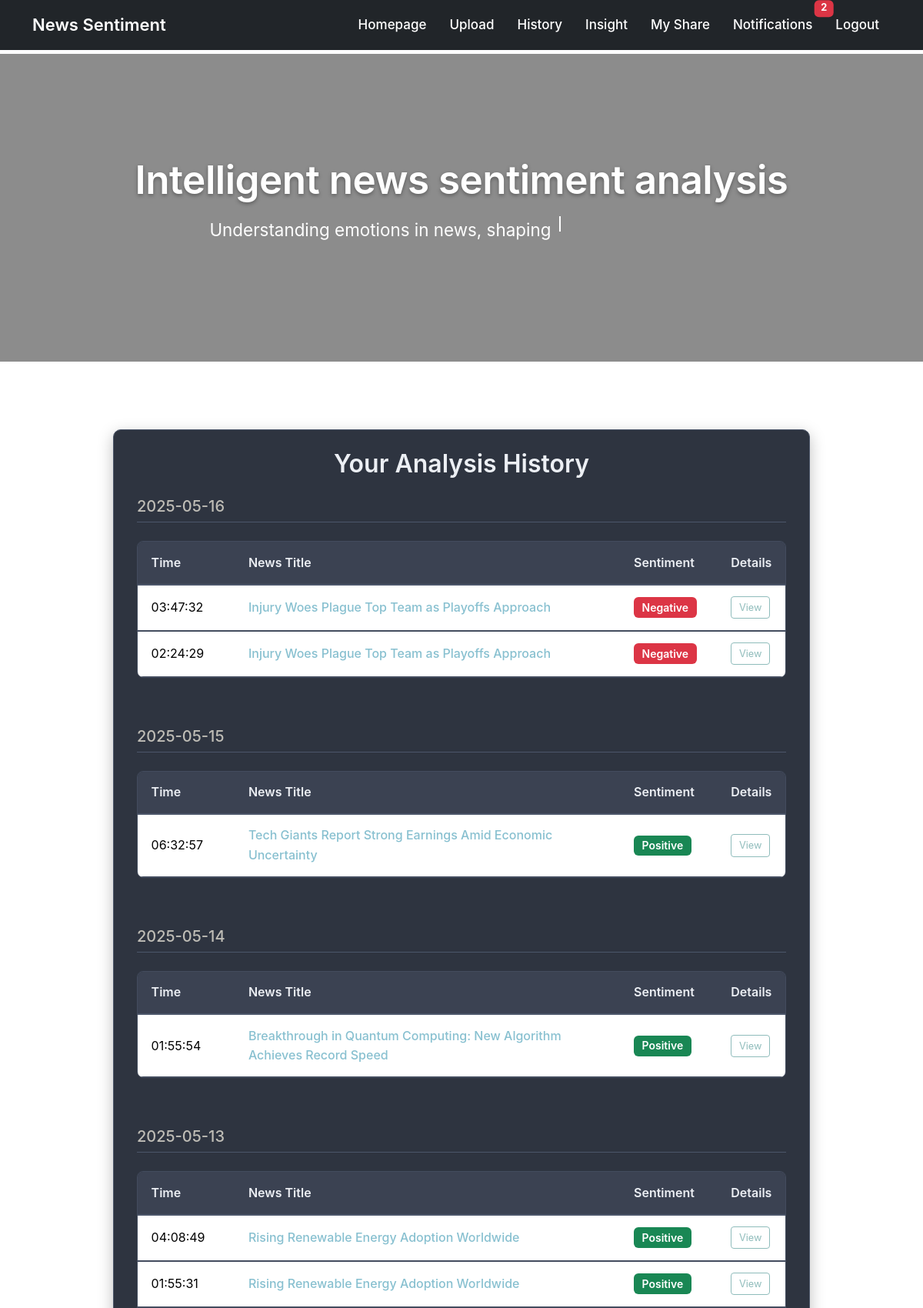
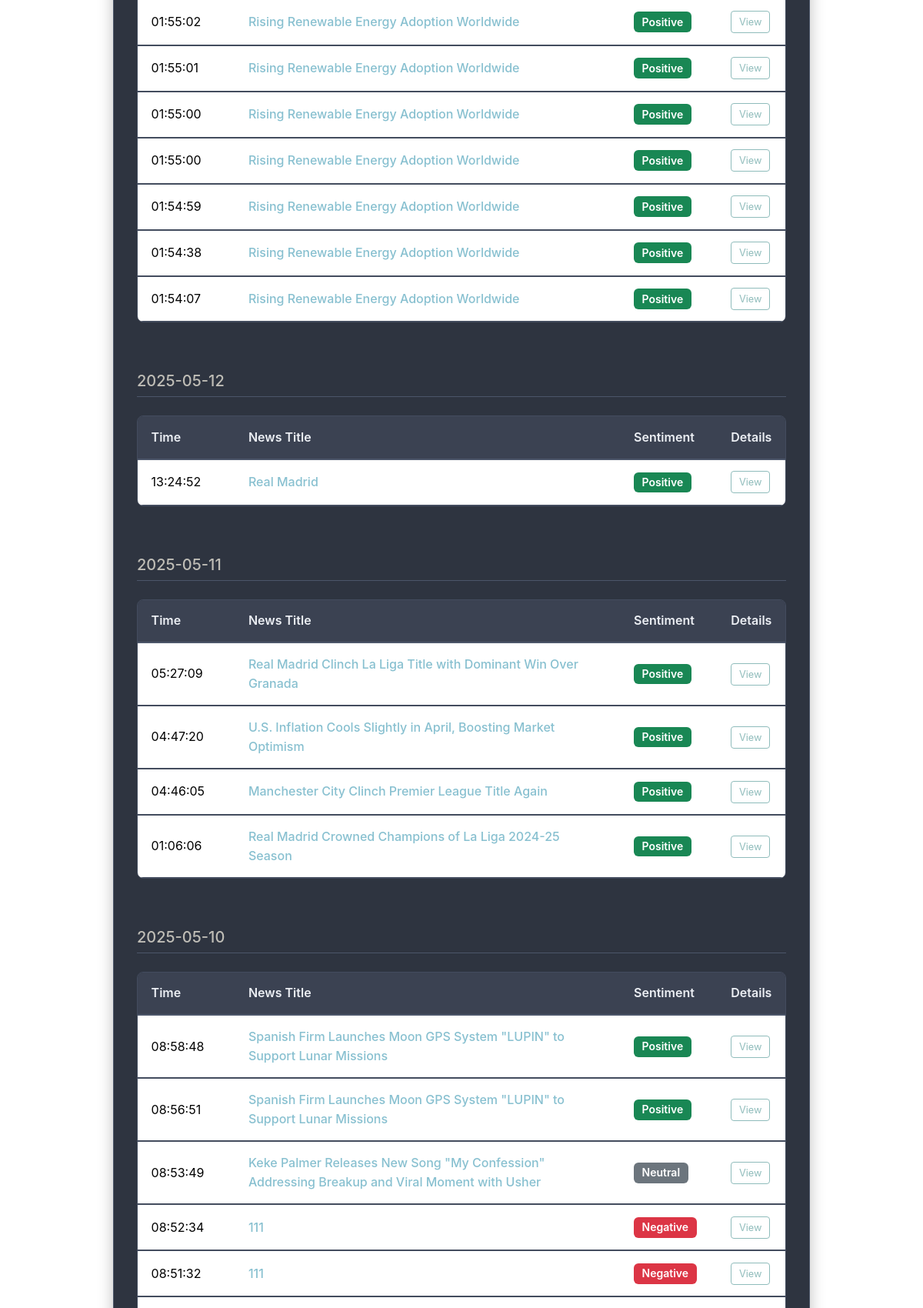
/history/history (signed in, upper part), run on the app's committed database (2 pictures, top to bottom).
### app/models.py (models this page shows, shortened)
class Post(db.Model):
    id: so.Mapped[int] = so.mapped_column(primary_key=True)
    title: so.Mapped[str] = so.mapped_column(sa.String(100))
    body: so.Mapped[str] = so.mapped_column(sa.String(140))
    timestamp: so.Mapped[datetime] = so.mapped_column(
        index=True, default=lambda: datetime.now(timezone.utc))
    user_id: so.Mapped[int] = so.mapped_column(sa.ForeignKey(User.id),
                                               index=True)
    shared_with: so.WriteOnlyMapped[list['User']] = so.relationship(
        'User',
        secondary='post_shares',
        back_populates='shared_posts'
    )
    sentiment: so.Mapped[str] = so.mapped_column(sa.String(64), nullable=True)
    author: so.Mapped[User] = so.relationship(back_populates='posts')
    category: so.Mapped[Optional[str]] = so.mapped_column(sa.String(64), nullable=True)
    emotions: so.Mapped[Optional[dict]] = so.mapped_column(sa.JSON, nullable=True)

### app/routes/history_routes.py (the view)
@history_bp.route("/history")
@login_required
def history():
    posts = Post.query.filter_by(user_id=current_user.id).order_by(Post.timestamp.desc()).all()
    grouped_posts = defaultdict(list)
    for post in posts:
        date_str = post.timestamp.strftime("%Y-%m-%d")
        grouped_posts[date_str].append(post)
    return render_template("history.html", grouped_posts=grouped_posts)

### app/models.py (called while the page is built)
@login.user_loader
def load_user(id):
    return db.session.get(User, int(id))

### app/templates/history.html (shortened to what this page needs)
{% extends "base.html" %}
{% block content %}
<div class="container mt-5 mb-5">
    <div class="row justify-content-center">
        <div class="col-md-11 col-lg-10">
            <div class="history-container-card">
                <h2 class="text-center mb-4 history-title">Your Analysis History</h2>
                {% if grouped_posts %}
                    {% for date, posts in grouped_posts.items() %}
                    <div class="date-group mb-5">
                        <h4 class="date-header mb-3">{{ date }}</h4>
                        <div class="table-responsive">
                            <table class="table history-table">
                                <thead>
                                    <tr>
                                        <th scope="col" style="width: 15%;">Time</th>
                                        <th scope="col">News Title</th>
                                        <th scope="col" style="width: 15%;">Sentiment</th>
                                        <th scope="col" style="width: 10%;">Details</th>
                                    </tr>
                                </thead>
                                <tbody>
                                    {% for post in posts %}
                                    <tr class="history-table-row">
                                        <td>{{ post.timestamp.strftime('%H:%M:%S') }}</td>
                                        <td><a href="{{ url_for('history.post_detail', post_id=post.id) }}">{{ post.title }}</a></td>
                                        <td>
                                            {% if post.sentiment == 'Positive' %}
                                            <span class="badge bg-success custom-badge">{{ post.sentiment }}</span>
                                            {% elif post.sentiment == 'Negative' %}
                                            <span class="badge bg-danger custom-badge">{{ post.sentiment }}</span>
                                            {% elif post.sentiment == 'Neutral' %}
                                            <span class="badge bg-secondary custom-badge">{{ post.sentiment }}</span>
                                            {% else %}
                                            <span class="badge bg-dark custom-badge">None</span>
                                            {% endif %}
                                        </td>
                                        <td>
                                            <button class="btn btn-sm btn-outline-info view-details-btn" type="button" data-bs-toggle="collapse"
                                                data-bs-target="#details-{{ post.id }}" aria-expanded="false" aria-controls="details-{{ post.id }}">
                                                View
                                            </button>
                                        </td>
                                    </tr>
                                    {% endfor %}
                                </tbody>
                            </table>
                        </div>
                    </div>
                    {% endfor %}
                {% else %}
                    <p class="text-center no-history-message">You have no analysis history yet.</p>
                {% endif %}
            </div>
        </div>
    </div>
</div>
{% endblock %}

### app/static/css/homepage.css (style rules this page uses)
body { font-family: -apple-system, BlinkMacSystemFont, 'Segoe UI', Roboto, Helvetica, Arial, sans-serif, 'Apple Color Emoji', 'Segoe UI Emoji', 'Segoe UI Symbol'; margin: 0; -webkit-font-smoothing: antialiased; -moz-osx-font-smoothing: grayscale; line-height: 1.6; background-image: url('../images/background.jpg'); background-attachment: fixed; background-size: cover; background-position: center center; background-repeat: no-repeat; padding-top: 70px; min-height: 100vh; display: flex; flex-direction: column; }
a { color: #007aff; text-decoration: none; transition: color 0.25s ease; }
.history-container-card { background-color: #2E3440; border: 1px solid #4C566A; border-radius: 10px; padding: 25px 30px; box-shadow: 0 6px 20px rgba(0, 0, 0, 0.25); color: #D8DEE9; margin-bottom: 3rem; }
.history-title { color: #ECEFF4; font-weight: 600; margin-bottom: 2rem; }
.date-header { color: #BFBDB6; border-bottom: 1px solid #4C566A; padding-bottom: 0.5rem; margin-bottom: 1.5rem !important; font-weight: 500; font-size: 1.25rem; }
.history-table { width: 100%; margin-bottom: 1rem; color: #D8DEE9; border-collapse: separate; border-spacing: 0; border: 1px solid #434C5E; border-radius: 8px; overflow: hidden; }
.history-table th, .history-table td { padding: 0.9rem 1.1rem; vertical-align: middle; border-top: 1px solid #434C5E; text-align: left; }
.history-table th:first-child, .history-table td:first-child { border-left: none; }
.history-table th:last-child, .history-table td:last-child { border-right: none; }
.history-table thead th { background-color: #3B4252; color: #ECEFF4; font-weight: 600; border-bottom: 2px solid #4C566A; border-top: none; }
.history-table thead + tbody tr:first-child td { border-top: none; }
.history-table td a { color: #88C0D0; font-weight: 500; text-decoration: none; }
.custom-badge { padding: 0.45em 0.75em; font-size: 0.875em; font-weight: 600; border-radius: 0.375rem; }
.badge.bg-success { color: #ffffff; }
.badge.bg-danger { color: #ffffff; }
.badge.bg-secondary { color: #ffffff; }
.view-details-btn.btn-outline-info { color: #8FBCBB; border-color: #8FBCBB; padding: 0.25rem 0.6rem; font-size: 0.8rem; }

### data on the page
Post: timestamp "03:47:32", title "Injury Woes Plague Top Team as Playoffs Approach", sentiment "Negative"
Post: timestamp "02:24:29", title "Injury Woes Plague Top Team as Playoffs Approach", sentiment "Negative"
Post: timestamp "06:32:57", title "Tech Giants Report Strong Earnings Amid Economic Uncertainty", sentiment "Positive"
Post: timestamp "01:55:54", title "Breakthrough in Quantum Computing: New Algorithm Achieves Record Speed", sentiment "Positive"
Post: timestamp "04:08:49", title "Rising Renewable Energy Adoption Worldwide", sentiment "Positive"
Post: timestamp "01:55:31", title "Rising Renewable Energy Adoption Worldwide", sentiment "Positive"
Post: timestamp "01:55:02", title "Rising Renewable Energy Adoption Worldwide", sentiment "Positive"
Post: timestamp "01:55:01", title "Rising Renewable Energy Adoption Worldwide", sentiment "Positive"
Post: timestamp "01:55:00", title "Rising Renewable Energy Adoption Worldwide", sentiment "Positive"
Post: timestamp "01:55:00", title "Rising Renewable Energy Adoption Worldwide", sentiment "Positive"
Post: timestamp "01:54:59", title "Rising Renewable Energy Adoption Worldwide", sentiment "Positive"
Post: timestamp "01:54:38", title "Rising Renewable Energy Adoption Worldwide", sentiment "Positive"
Post: timestamp "01:54:07", title "Rising Renewable Energy Adoption Worldwide", sentiment "Positive"
Post: timestamp "13:24:52", title "Real Madrid", sentiment "Positive"
Post: timestamp "05:27:09", title "Real Madrid Clinch La Liga Title with Dominant Win Over Granada", sentiment "Positive"
Post: timestamp "04:47:20", title "U.S. Inflation Cools Slightly in April, Boosting Market Optimism", sentiment "Positive"
Post: timestamp "04:46:05", title "Manchester City Clinch Premier League Title Again", sentiment "Positive"
Post: timestamp "01:06:06", title "Real Madrid Crowned Champions of La Liga 2024-25 Season", sentiment "Positive"
Post: timestamp "08:58:48", title "Spanish Firm Launches Moon GPS System \"LUPIN\" to Support Lunar Missions", sentiment "Positive"
Post: timestamp "08:56:51", title "Spanish Firm Launches Moon GPS System \"LUPIN\" to Support Lunar Missions", sentiment "Positive"
Post: timestamp "08:53:49", title "Keke Palmer Releases New Song \"My Confession\" Addressing Breakup and Viral Moment with Usher", sentiment "Neutral"
Post: timestamp "08:52:34", title "111", sentiment "Negative"
Post: timestamp "08:51:32", title "111", sentiment "Negative"

### other printed values
{{ unread_count }} "2"
{{ date }} "2025-05-16" "2025-05-15" "2025-05-14" "2025-05-13" "2025-05-12" "2025-05-11" "2025-05-10"
